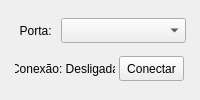
       <widget class="QWidget" name="layoutWidget">
        <layout class="QVBoxLayout" name="verticalLayout_2">
         <item>
          <layout class="QHBoxLayout" name="horizontalLayout">
           <item>
            <widget class="QLabel" name="label">
             <property name="sizePolicy">
              <sizepolicy hsizetype="Preferred" vsizetype="Preferred">
               <horstretch>0</horstretch>
               <verstretch>0</verstretch>
              </sizepolicy>
             </property>
             <property name="minimumSize">
              <size>
               <width>40</width>
               <height>20</height>
              </size>
             </property>
             <property name="maximumSize">
              <size>
               <width>40</width>
               <height>25</height>
              </size>
             </property>
             <property name="text">
              <string>  Porta:</string>
             </property>
            </widget>
           </item>
           <item>
            <widget class="QComboBox" name="portaCBox">
             <property name="sizePolicy">
              <sizepolicy hsizetype="Preferred" vsizetype="Preferred">
               <horstretch>0</horstretch>
               <verstretch>0</verstretch>
              </sizepolicy>
             </property>
             <property name="minimumSize">
              <size>
               <width>125</width>
               <height>20</height>
              </size>
             </property>
             <property name="maximumSize">
              <size>
               <width>125</width>
               <height>25</height>
              </size>
             </property>
            </widget>
           </item>
          </layout>
         </item>
         <item>
          <layout class="QHBoxLayout" name="horizontalLayout_2">
           <property name="spacing">
            <number>0</number>
           </property>
           <property name="sizeConstraint">
            <enum>QLayout::SetDefaultConstraint</enum>
           </property>
           <item>
            <widget class="QLabel" name="connectionLabel">
             <property name="minimumSize">
              <size>
               <width>100</width>
               <height>20</height>
              </size>
             </property>
             <property name="maximumSize">
              <size>
               <width>100</width>
               <height>25</height>
              </size>
             </property>
             <property name="text">
              <string>Conexão: Desligada</string>
             </property>
             <property name="scaledContents">
              <bool>false</bool>
             </property>
             <property name="alignment">
              <set>Qt::AlignCenter</set>
             </property>
            </widget>
           </item>
           <item>
            <widget class="QPushButton" name="conectarButton">
             <property name="sizePolicy">
              <sizepolicy hsizetype="Preferred" vsizetype="Preferred">
               <horstretch>0</horstretch>
               <verstretch>0</verstretch>
              </sizepolicy>
             </property>
             <property name="minimumSize">
              <size>
               <width>65</width>
               <height>20</height>
              </size>
             </property>
             <property name="maximumSize">
              <size>
               <width>65</width>
               <height>25</height>
              </size>
             </property>
             <property name="text">
              <string>Conectar</string>
             </property>
            </widget>
           </item>
          </layout>
         </item>
        </layout>
       </widget>
